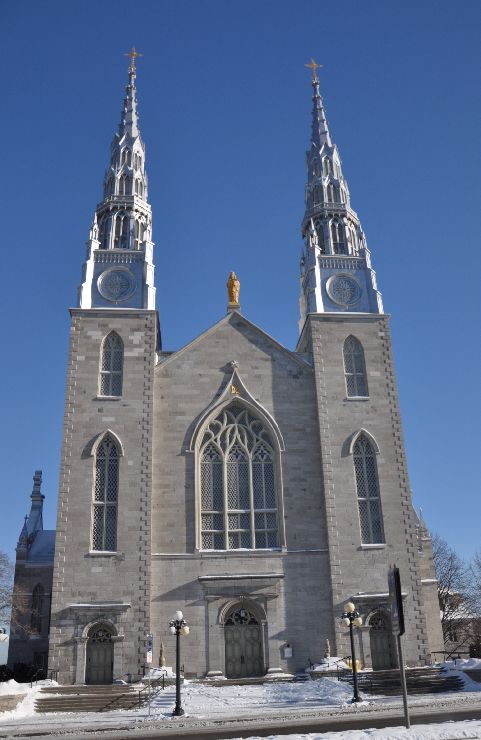
//> input picture learning-opencv3/resources/church01.jpg, 481 x 740 px
$ ./LK   (built with g++ and OpenCV 4)
//> lines starting //> are read from the running program, lines starting //| are printed output that depends on the picture
#include <opencv2/core/core.hpp>
#include <opencv2/highgui/highgui.hpp>
#include <opencv2/imgproc/imgproc.hpp>
#include <opencv2/video/tracking.hpp>

#include <vector>
#include <iostream>

int main()
{
    cv::Mat image1 = cv::imread("../resources/church01.jpg", 0);
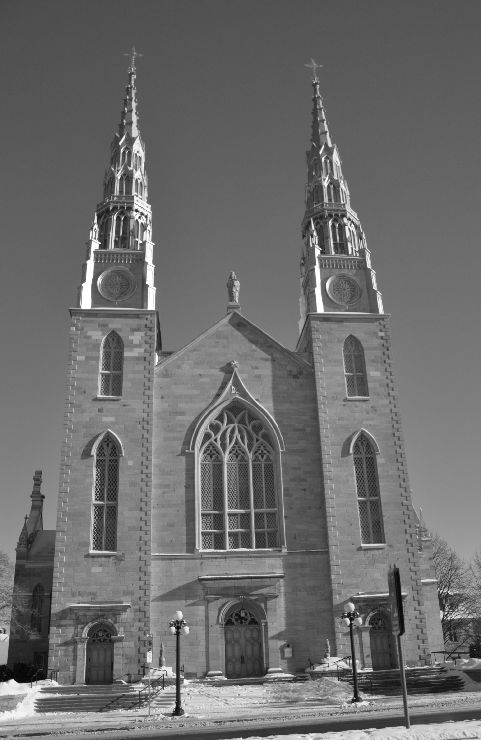
//> image1: 740 rows x 481 cols, CV_8UC1; min 0, max 255, mean 108.3
    cv::Mat image2 = cv::imread("../resources/church02.jpg", 0);
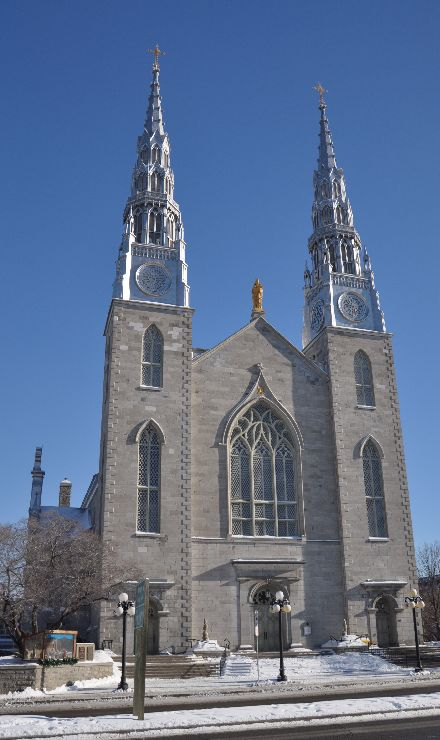
//> input picture learning-opencv3/resources/church02.jpg, 440 x 740 px
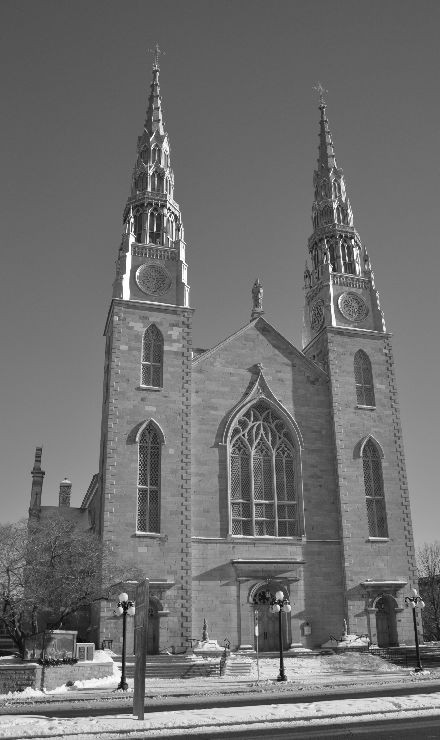
//> image2: 740 rows x 440 cols, CV_8UC1; min 0, max 255, mean 111.8

    cv::imshow("Original Image 1", image1);
    cv::imshow("Original Image 2", image2);

    // The first thing we need to do is get the features we want to track.
    std::vector<cv::Point2f> corners1, corners2;
    cv::goodFeaturesToTrack(image1,         // Image to track
                            corners1,       // Vector of detected corners (output)
                            500,            // Keep up to this many corners
                            0.01,           // Quality level (percent of maximum)
                            5,              // Min distance between corners
                            cv::noArray(),  // Mask
                            3,              // Block size
                            false,          // true: Harris, false: Shi-Tomasi
                            0.04);          // method specific parameter
//> corners1 = 500 Points (x, y), first 12: [100, 243], [134, 210], [141, 222], [146, 215], [321, 249], [141, 241], [137, 218], [402, 593], [388, 594], [372, 670], [344, 218], [184, 679]
    std::cout << "found by goodFeaturesToTrack: " << corners1.size() << std::endl;
//| found by goodFeaturesToTrack: 500
    std::cout << "first corner: " << corners1[0].x << "," << corners1[0].y << std::endl;
//| first corner: 100,243

    cv::cornerSubPix(image1,                // Input Image
                     corners1,              // Vector of corners (input and output)
                     cv::Size(10, 10),      // Half side length of search window
                     cv::Size(-1, -1),      // Half side length of dead zone (-1=none)
                     cv::TermCriteria(
                         cv::TermCriteria::MAX_ITER | cv::TermCriteria::EPS,
                         20,                // Maximum number of iterations
                         0.03               // Maximum change per iteration
                        ));
//> corners1 = 500 Points (x, y), first 12: [94.73, 243.6], [142.9, 213.9], [142.9, 214.5], [143.7, 214.6], [316.5, 248.6], [143.8, 240], [142.9, 213.9], [400.9, 595], [388, 594], [368.6, 671.3], [349.2, 217.6], [178.6, 679.9]
    std::cout << "after cornerSubPix: " << corners1.size() << std::endl;
//| after cornerSubPix: 500
    std::cout << "first corner: " << corners1[0].x << "," << corners1[0].y << std::endl;
//| first corner: 94.7284,243.644

    // Call the Lucas Kanade algorithm
    std::vector<uchar> features_found;
//> (the run ends here: the program stops with an error, at `cv::calcOpticalFlowPyrLK(image1,`)
